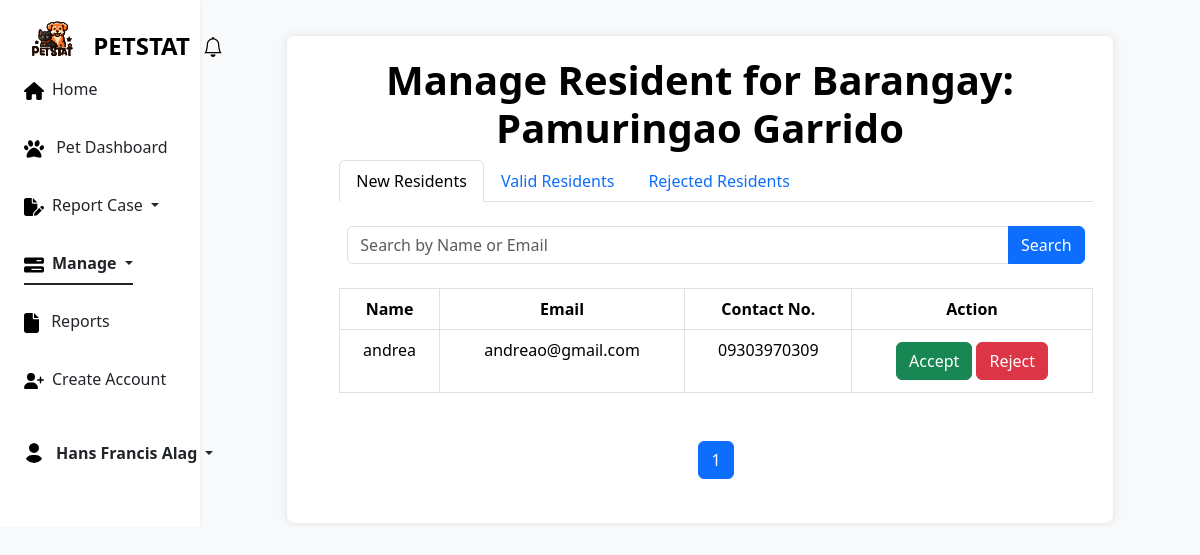
Screenshot of /dashboard1.php?active-tab=1 (signed in) with the database file from the repository.
### tables this page shows
CREATE TABLE `barangay` (
  `brgyID` int(11) NOT NULL,
  `geoID` int(11) NOT NULL,
  `barangay` varchar(50) NOT NULL
);

CREATE TABLE `resident` (
  `residentID` int(11) NOT NULL,
  `geoID` int(11) NOT NULL,
  `brgyID` int(11) NOT NULL,
  `name` varchar(50) NOT NULL,
  `contactNo` varchar(15) NOT NULL,
  `email` varchar(50) NOT NULL,
  `password` varchar(255) NOT NULL,
  `userType` tinyint(1) NOT NULL DEFAULT 0,
  `userStatus` tinyint(1) NOT NULL DEFAULT 0,
  `reset_token` int(255) NOT NULL,
  `created_at` timestamp NOT NULL DEFAULT current_timestamp(),
  `account_date` date DEFAULT current_timestamp()
);

### class/barangay.php (called while the page is built, shortened)
<?php
require_once "db_connect.php";
class Barangay {
    public function getBrgyName($brgyID) {
        global $conn;
        try {
            $stmt = $conn->prepare("SELECT barangay FROM barangay WHERE brgyID = ?");
            $stmt->bind_param("i", $brgyID);
            $stmt->execute();
            $stmt->bind_result($barangayName);
            return $barangayName;
        } catch (PDOException $e) {
            echo "Error: " . $e->getMessage();
            return false;
        }
    }
}
?>

### dashboard1.php (the view, shortened to what this page needs)
<?php
$active_tab = $_GET['active-tab'];
require_once("class/resident.php");
require_once("class/barangay.php");
require_once("class/notification.php");
$user = $_SESSION['user'];
$barangay = new Barangay();
$brgyID = isset($user['brgyID']) ? $user['brgyID'] : '';
$result = $barangay->getBrgyName($brgyID);
?>
<!DOCTYPE html>
<html lang="en">
<head>
    <link rel="stylesheet" href="https://cdnjs.cloudflare.com/ajax/libs/bootstrap/5.3.0/css/bootstrap.min.css">
    <link href="https://cdn.jsdelivr.net/npm/bootstrap@5.3.2/dist/css/bootstrap.min.css" rel="stylesheet">
    <link rel="stylesheet" type="text/css" href="https://cdn.datatables.net/1.11.5/css/jquery.dataTables.min.css">
    <link rel="stylesheet" type="text/css" href="https://cdn.datatables.net/buttons/2.2.2/css/buttons.dataTables.min.css">
    <link href="https://cdn.jsdelivr.net/npm/bootstrap-icons@1.8.0/font/bootstrap-icons.css" rel="stylesheet">
</head>
<body>
    <div class="container-fluid overflow-hidden">
        <div class="row overflow-auto">
            <div class="col-12 col-sm-3 shadow-sm bg-white col-xl-2 px-sm-2 px-0 d-flex sticky-top">
                <div class="d-flex flex-sm-column flex-row flex-grow-1 align-items-center align-items-sm-start px-3 pt-2 text-white">
                    <div class="navbar-brand fs-4 d-flex align-items-center mb-3 mb-md-0 me-md-auto">
                        <a href="#" class="d-flex align-items-center text-black text-decoration-none">
                            <span class="">
                                <img class="bi me-2" width="55" height="55" role="img" src="petstaticon.svg"></img>
                                <span class="d-none d-sm-inline pt-3" style="vertical-align: -10px;"><strong>PETSTAT</strong></span>
                            </span>
                        </a>
                        <div class="d-flex align-items-center text-black text-decoration-none" style="position: relative;">
                            <a href="#" class="btn btn-link me-2" data-bs-toggle="modal" data-bs-target="#notificationModal" style="padding-top: 7px; position: relative;">
                                <i class="bi bi-bell fs-5 text-black" style="vertical-align: -20px;"></i>
                            </a>
                        </div>
                    </div>
                    <ul class="nav nav-underline flex-sm-column flex-row flex-nowrap flex-shrink-1 flex-sm-grow-0 flex-grow-1 mb-sm-auto justify-content-center align-items-center align-items-sm-start" id="menu">
                        <li class="nav-item">
                            <a href="dashboardBAO.php" class="flex-sm-fill text-sm-center nav-link text-dark" aria-current="page">
                                <span class="ms-2 d-none d-sm-inline">Home</span>
                            </a>
                        </li>
                        <li class="nav-item">
                            <form method="post" action="./BAOpetdashboard.php?active-tab=1">
                                <button type="submit" data-bs-toggle="collapse" class="nav-link text-dark px-sm-0 px-2">  <span class="ms-2 d-none d-sm-inline">Pet Dashboard</span></button>
                            </form>
                        </li>
                        <li class="dropdown">
                            <a href="dashboardBAO.php" class="nav-link dropdown-toggle text-decoration-none text-dark px-sm-0 px-1" id="dropdown" data-bs-toggle="dropdown" aria-expanded="false">
                                <span class="ms-2 d-none d-sm-inline">Report Case</span>
                            </a>
                        </li>
                        <li class="dropdown">
                            <a href="#" class="nav-link active dropdown-toggle text-decoration-none text-dark px-sm-0 px-1 " id="dropdown" data-bs-toggle="dropdown" aria-expanded="false">
                                <span class="ms-2 d-none d-sm-inline">Manage</span>
                            </a>
                        </li>
                        <li class="nav-item">
                            <form method="post" action="./tabularBAO.php?active-tab=1" style="display: inline;">
                                <button type="submit" data-bs-toggle="collapse" class="nav-link text-dark px-sm-0 px-2"> <span class="ms-2 d-none d-sm-inline"> Reports</span></button>
                            </form>
                        </li>
                        <li class="nav-item">
                            <form method="post" action="createAccForResident.php" style="display: inline;">
                                <button type="submit" data-bs-toggle="collapse" class="nav-link text-dark px-sm-0 px-2"> <span class="ms-2 d-none d-sm-inline">Create Account</span></button>
                            </form>
                        </li>
                        <div class="dropdown py-sm-4 mt-sm-auto ms-auto ms-sm-0 flex-shrink-1">
                            <a href="#" class="d-flex align-items-center text-dark text-decoration-none dropdown-toggle" id="dropdownUser1" data-bs-toggle="dropdown" aria-expanded="false">
                                <strong><span class="d-none d-sm-inline mx-1"> <?php echo isset($user['name']) ? $user['name'] : ''; ?> </span>
                                </strong>
                            </a>
                        </div>
                    </ul>
                </div>
            </div>
            <div class="col d-flex flex-column h-sm-200">
                <main class="row overflow-auto">
                    <div class="col-md-10 p-1 mt-2 my-auto mx-auto">
                        <div class="container mt-4">
                            <h1 class="text-center">Manage Resident for Barangay: <?php echo $result ?></h1>
                            <ul>
                                <ul class="nav nav-tabs">
                                    <li class="nav-item">
                                        <a class="nav-link<?= ($active_tab == 1) ? ' active' : '' ?>" href="./dashboard1.php?active-tab=1&page_new=1#newResidents" data-bs-toggle="tab">New Residents</a>
                                    </li>
                                    <li class="nav-item">
                                        <a class="nav-link<?= ($active_tab == 2) ? ' active' : '' ?>" href="./dashboard1.php?active-tab=2&page_valid=1#validResidents" data-bs-toggle="tab">Valid Residents</a>
                                    </li>
                                    <li class="nav-item">
                                        <a class="nav-link<?= ($active_tab == 3) ? ' active' : '' ?>" href="./dashboard1.php?active-tab=3&page_rej=1#rejectedResidents" data-bs-toggle="tab">Rejected Residents</a>
                                    </li>
                                </ul>
                                <div class="tab-content">
                                    <?php
                                    $items_per_page_new = 8;
                                    $search_new = isset($_POST['newSearch']) ? $_POST['newSearch'] : '';
                                    $newResidentsQuery = "SELECT * FROM resident WHERE (name LIKE ? OR email LIKE ?) AND brgyID = ? AND userStatus = 0 ORDER BY created_at DESC";
                                    $stmt_new = mysqli_prepare($conn, $newResidentsQuery);
                                    $search_term = "%$search_new%";
                                    mysqli_stmt_bind_param($stmt_new, "ssi", $search_term, $search_term, $brgyID);
                                    mysqli_stmt_execute($stmt_new);
                                    $newResidentsResult = mysqli_stmt_get_result($stmt_new);
                                    $newResidents = [];
                                    $total_pages_new = 1;
                                    if ($newResidentsResult && mysqli_num_rows($newResidentsResult) > 0) {
                                        $allNewResidents = mysqli_fetch_all($newResidentsResult, MYSQLI_ASSOC);
                                        $total_items_new = count($allNewResidents);
                                        $total_pages_new = ceil($total_items_new / $items_per_page_new);
                                        $page_new = isset($_GET['page_new']) ? $_GET['page_new'] : 1;
                                        $start_index_new = ($page_new - 1) * $items_per_page_new;
                                        $newResidents = array_slice($allNewResidents, $start_index_new, $items_per_page_new);
                                    }
                                    ?>
                                    <div class="tab-pane <?= ($active_tab == 1) ? ' active show' : '' ?>" id="newResidents">
                                        <div class="table">
                                            <div class="card-body">
                                                <form method="POST" action="dashboard1.php?active-tab=1">
                                                    <div class="input-group mb-3">
                                                        <input type="text" class="form-control" id="newSearch" name="newSearch" placeholder="Search by Name or Email" value="<?php echo $search_new; ?>">
                                                        <button class="btn btn-primary" id="newSearchBtn" type="submit">Search</button>
                                                    </div>
                                                </form>
                                                <div class=table-responsive>
                                                    <table class="table text-center table-bordered table-hover" style="width:100%">
                                                        <thead>
                                                            <tr class="text-center">
                                                                <th>Name</th>
                                                                <th>Email</th>
                                                                <th>Contact No.</th>
                                                                <th>Action</th>
                                                            </tr>
                                                        </thead>
                                                        <tbody id="valid-n">
                                                            <?php if (empty($newResidents)) {
                                                                echo '<tr><td colspan="4">No data found.</td></tr>';
                                                            } else {
                                                                foreach ($newResidents as $row) { ?>
                                                                    <tr class="text-center">
                                                                        <td><?php echo $row['name']; ?></td>
                                                                        <td><?php echo $row['email']; ?></td>
                                                                        <td><?php echo $row['contactNo']; ?></td>
                                                                        <td>
                                                                            <form method="post" action="./dashboard1.php?active-tab=1">
                                                                                <button type="submit" name="accept" class="btn btn-success my-1" onclick="document.getElementById('notifMessage').value='Your account has been accepted.'">Accept</button>
                                                                                <button type="submit" name="reject" class="btn btn-danger my-1" onclick="document.getElementById('notifMessage').value='Your account has been rejected.'">Reject</button>
                                                                            </form>
                                                                        </td>
                                                                    </tr>
                                                            <?php }
                                                            } ?>
                                                        </tbody>
                                                    </table>
                                                </div>
                                                <div class="d-flex justify-content-center mt-4">
                                                    <ul class="pagination">
                                                        <?php for ($n = 1; $n <= $total_pages_new; $n++) { ?>
                                                            <li class="page-item <?= ($n == $page_new) ? 'active' : '' ?>">
                                                                <a class="page-link" href="./dashboard1.php?active-tab=1&page_new=<?= $n ?>&newSearch=<?php echo urlencode($search_new); ?>"><?= $n ?></a>
                                                            </li>
                                                        <?php } ?>
                                                    </ul>
                                                </div>
                                            </div>
                                        </div>
                                    </div>
                                </div>
                        </div>
                    </div>
                </main>
            </div>
        </div>
    </div>
    <?php
    require_once("class/db_connect.php");
    require_once("class/barangay.php");
    ?>
</body>
</html>

### dashboard1.php (style rules this page uses)
body { background-color: #f8f9fa; }
h1 { color: black; font-weight: bold; }
.container { margin-top: 50px; background-color: #ffffff; padding: 20px; border-radius: 8px; box-shadow: 0 0 10px rgba(0, 0, 0, 0.1); }
.nav-tabs { margin-bottom: 1rem; }

### rows the page displays
barangay: barangay "Pamuringao Garrido"
resident: name "andrea", email "andreao@gmail.com", contactNo "09303970309"

### other values shown
$user['name'] "Hans Francis Alag"
